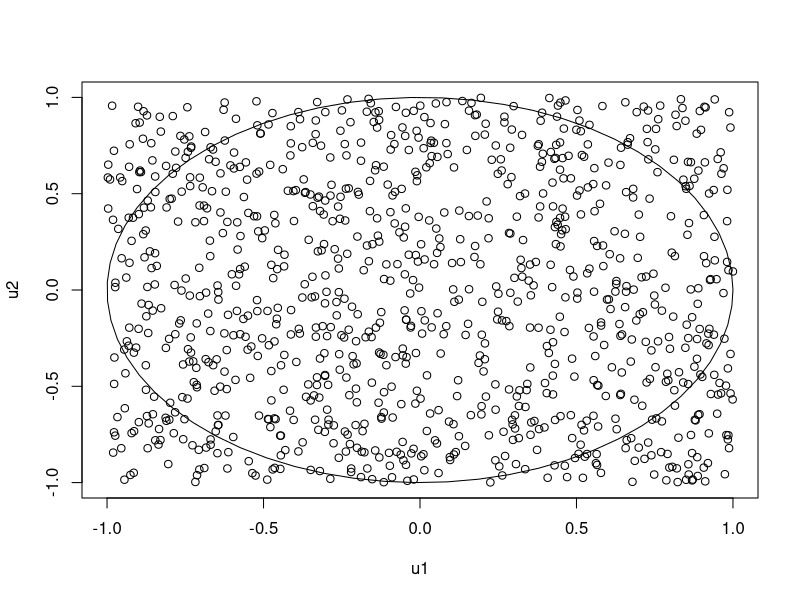

Source code (R):
set.seed(0)

num_sample = 1000
u1 <- runif(num_sample, -1, 1)
u2 <- runif(num_sample, -1, 1)
r <- u1 ^ 2 + u2 ^ 2
success <- rep(0, num_sample)
success[r <= 1] <- 1
prob <- sum(success) / num_sample
plot(u1, u2, xlim=c(-1, 1), ylim=c(-1, 1))
polygon(cos(seq(0, 2*pi, 0.1)), sin(seq(0, 2*pi, 0.1)))
